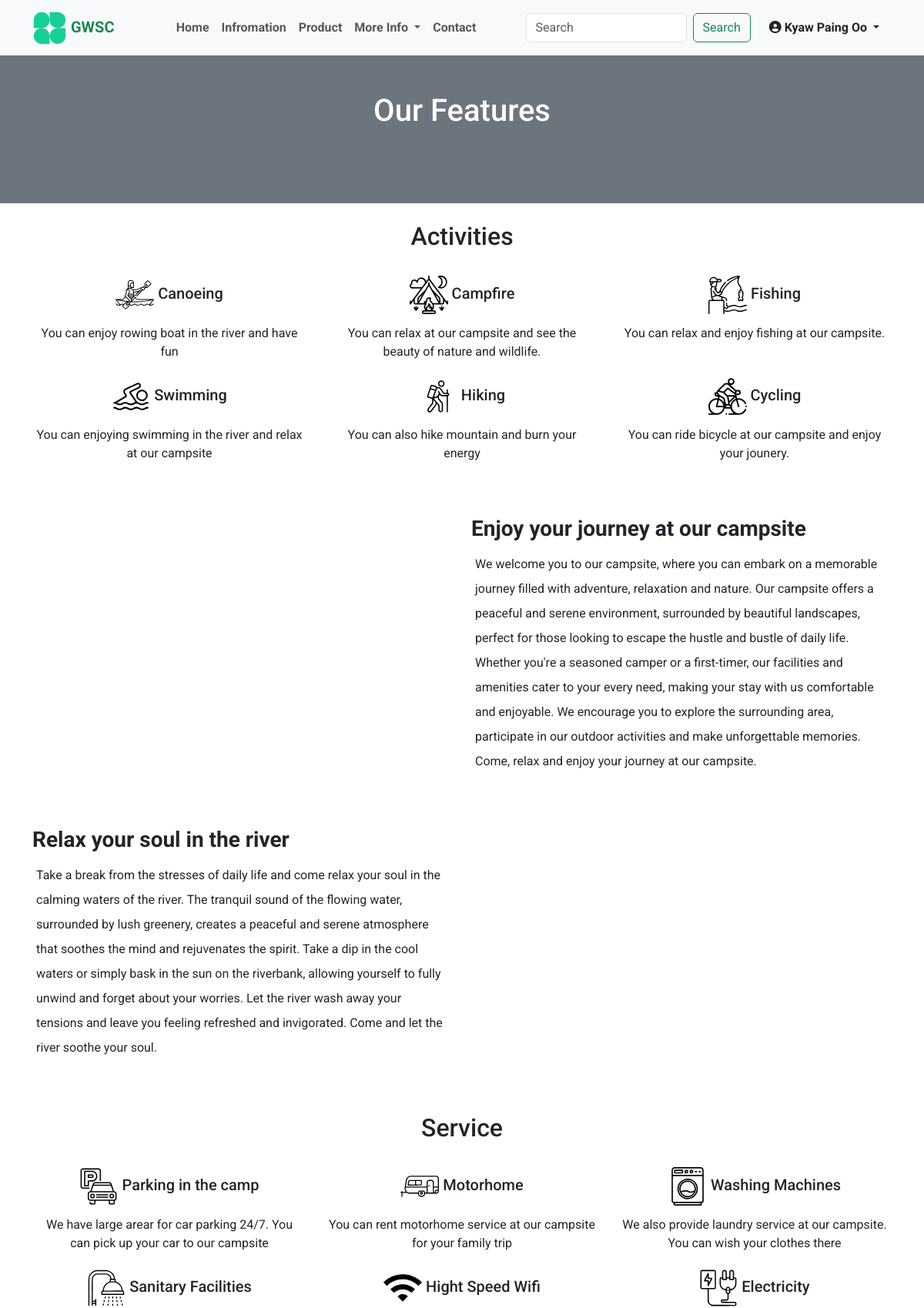
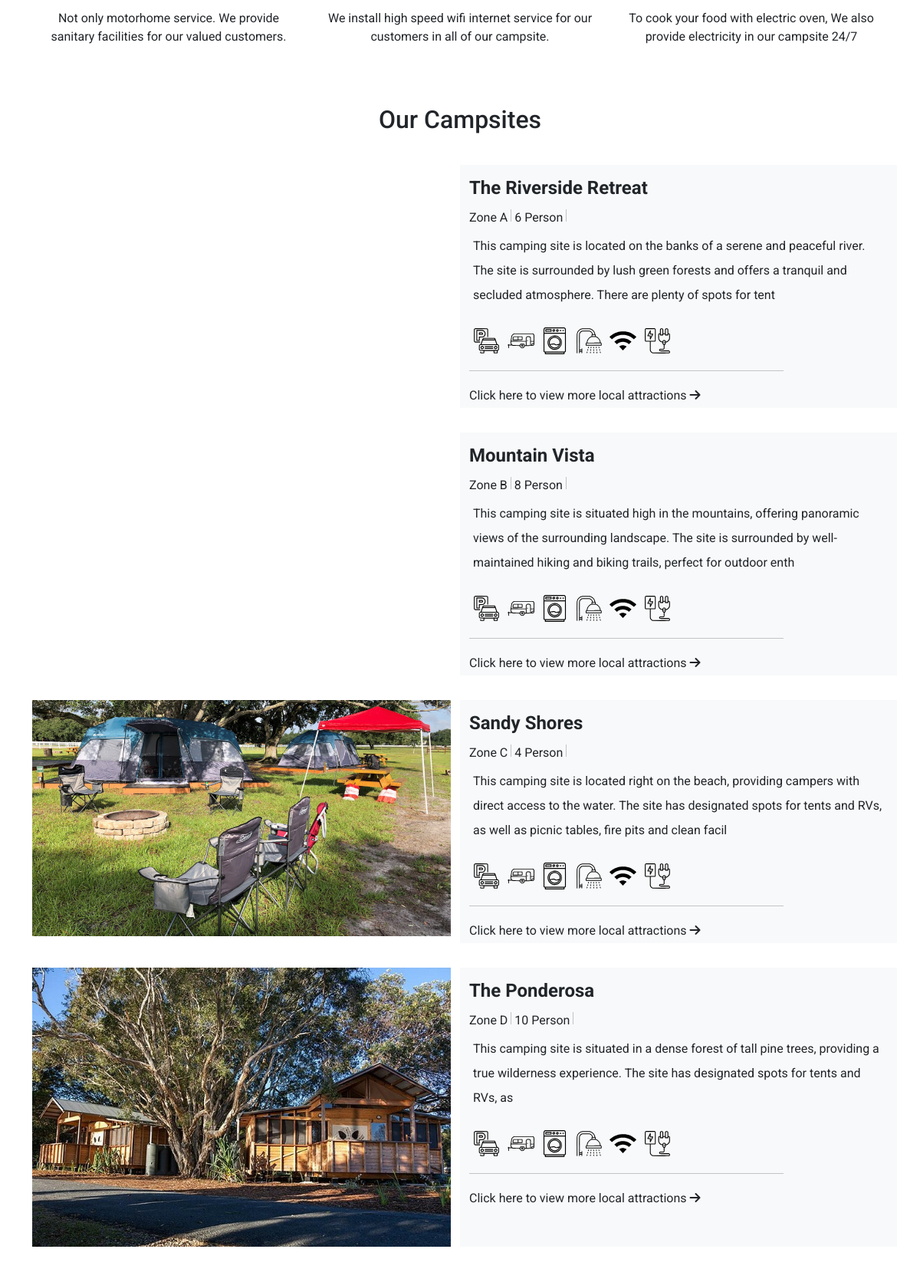
The app's page /feature.php (signed in, upper part) with its own data (2 pictures, top to bottom).
### tables this page shows
CREATE TABLE `campsite` (
  `id` int NOT NULL,
  `image` varchar(255) NOT NULL,
  `name` varchar(255) NOT NULL,
  `zone` varchar(255) NOT NULL,
  `guest` varchar(255) NOT NULL,
  `description` text NOT NULL,
  `price` varchar(255) NOT NULL
);

### feature.php (the view, shortened to what this page needs)
<?php
    require_once('header.php');
    require_once('db/dbconfig.php');
    $campsite = $pdo_conn->prepare("SELECT campsite. * FROM campsite ORDER BY  campsite.id ASC");
    $campsite->execute();
    $campsite_result = $campsite->fetchAll();
?>
    <section class="feature-header bg-secondary f-400">
        <h1 class="text-center py-5">Our Features</h1>
    </section>
    <section class="f-400">
        <div class="container my-4">
        <div class="row my-2">
                <h2 class="text-center">Activities</h2>
            </div>
            <div class="row my-4">
                <div class="col-md-4 text-center">
                    <h5>
                    <img src="images/kayaking.svg" width="50px" height="50px" alt="">
                    Canoeing</h5>
                    <p>
                    You can enjoy rowing boat in the river and have fun
                    </p>
                </div>
                <div class="col-md-4 text-center">
                    <h5>
                    <img src="images/tent-_1_.svg" width="50px" height="50px" alt="">
                    Campfire</h5>
                    <p>
                    You can relax at our campsite and see the beauty of nature and wildlife.
                    </p>
                </div>
                <div class="col-md-4 text-center">
                    <h5>
                    <img src="images/fisherman.svg" width="50px" height="50px" alt="">
                    Fishing</h5>
                    <p>
                    You can relax and enjoy fishing at our campsite.
                    </p>
                </div>
                <div class="col-md-4 text-center">
                    <h5>
                    <img src="images/swimming.svg" width="50px" height="50px" alt="">
                    Swimming</h5>
                    <p>
                    You can enjoying swimming in the river and relax at our campsite
                    </p>
                </div>
                <div class="col-md-4 text-center">
                    <h5>
                    <img src="images/hiking.svg" width="50px" height="50px" alt="">
                    Hiking</h5>
                    <p>
                    You can also hike mountain and burn your energy
                    </p>
                </div>
                <div class="col-md-4 text-center">
                    <h5>
                    <img src="images/bicycle.svg" width="50px" height="50px" alt="">
                    Cycling </h5>
                    <p>
                    You can ride bicycle at our campsite and enjoy your jounery.
                    </p>
                </div>
            </div>
        </div>
    </section>
    <section class="f-400">
        <div class="container my-4">
            <div class="row py-4">
                <div class="col-md-6">
                </div>
                <div class="col-md-6">
                    <h3 class="fw-bold">Enjoy your journey at our campsite</h3>
                    <p class="lh-lg">We welcome you to our campsite, where you can embark on a memorable journey filled with adventure, relaxation and nature. Our campsite offers a peaceful and serene environment, surrounded by beautiful landscapes, perfect for those looking to escape the hustle and bustle of daily life. Whether you're a seasoned camper or a first-timer, our facilities and amenities cater to your every need, making your stay with us comfortable and enjoyable. We encourage you to explore the surrounding area, participate in our outdoor activities and make unforgettable memories. Come, relax and enjoy your journey at our campsite.</p>
                </div>
            </div>
            <div class="row py-4">
                <div class="col-md-6">
                    <h3 class="fw-bold">Relax your soul in the river</h3>
                    <p class="lh-lg">Take a break from the stresses of daily life and come relax your soul in the calming waters of the river. The tranquil sound of the flowing water, surrounded by lush greenery, creates a peaceful and serene atmosphere that soothes the mind and rejuvenates the spirit. Take a dip in the cool waters or simply bask in the sun on the riverbank, allowing yourself to fully unwind and forget about your worries. Let the river wash away your tensions and leave you feeling refreshed and invigorated. Come and let the river soothe your soul.</p>
                </div>
                <div class="col-md-6">
                </div>
            </div>
        </div>
    </section>
    <section class="f-400">
        <div class="container my-4">
        <div class="row my-2">
                <h2 class="text-center">Service</h2>
            </div>
            <div class="row my-4">
                <div class="col-md-4 text-center">
                    <h5>
                    <img src="images/parking.svg" width="50px" height="50px" alt="">
                    Parking in the camp</h5>
                    <p>
                    We have large arear for car parking 24/7. You can pick up your car to our campsite
                    </p>
                </div>
                <div class="col-md-4 text-center">
                    <h5>
                    <img src="images/caravan.svg" width="50px" height="50px" alt="">
                    Motorhome</h5>
                    <p>
                    You can rent motorhome service at our campsite for your family trip
                    </p>
                </div>
                <div class="col-md-4 text-center">
                    <h5>
                    <img src="images/washing-machine.svg" width="50px" height="50px" alt="">
                    Washing Machines</h5>
                    <p>
                    We also provide laundry service at our campsite. You can wish your clothes there
                    </p>
                </div>
                <div class="col-md-4 text-center">
                    <h5>
                    <img src="images/shower.svg" width="50px" height="50px" alt="">
                    Sanitary Facilities</h5>
                    <p>
                    Not only motorhome service. We provide sanitary facilities for our valued customers.
                    </p>
                </div>
                <div class="col-md-4 text-center">
                    <h5>
                    <img src="images/wifi.svg" width="50px" height="50px" alt="">
                    Hight Speed Wifi</h5>
                    <p>
                    We install high speed wifi internet service for our customers in all of our campsite.
                    </p>
                </div>
                <div class="col-md-4 text-center">
                    <h5>
                    <img src="images/electric-_1_.svg" width="50px" height="50px" alt="">
                    Electricity </h5>
                    <p>
                    To cook your food with electric oven, We also provide electricity in our campsite 24/7
                    </p>
                </div>
            </div>
        </div>
    </section>
    <section class="f-400">
        <div class="container py-3 ">
            <div class="row py-3">
                <div class="col-md-12">
                    <h2 class="text-center">Our Campsites</h2>
                </div>
            </div>
            <?php
                if(!empty($campsite_result)){
                    foreach($campsite_result as $row){
            ?>
            <div class="row py-3">
                <div class="col-md-6">
                    <img src="images/<?php echo $row['image']; ?>" class="img-fluid w-100" alt="">
                </div>
                <div class="col-md-6 pt-3 lh-lg bg-light bg-gardient">
                    <h4 class="fw-bold"><?php echo $row['name']; ?></h4>
                    <figcaption><?php echo $row['zone']; ?> <div class="vr"></div> <?php echo $row['guest']; ?> Person <div class="vr">
                    </figcaption>
                    <p class="lh-lg">
                    <?php echo substr($row['description'],0,200); ?>
                    </p>
                    <p class="font-monospace">
                    <img src="images/parking.svg"  width="35px" height="35px" alt="">
                    <img src="images/caravan.svg" width="35px" height="35px" alt="">
                    <img src="images/washing-machine.svg" width="35px" height="35px" alt="">
                    <img src="images/shower.svg" width="35px" height="35px" alt="">
                    <img src="images/wifi.svg" width="35px" height="35px" alt="">
                    <img src="images/electric-_1_.svg" width="35px" height="35px" alt="">
                    </p>
                    <hr class="divider w-75">
                    <a href="" class="text-dark text-end text-decoration-none hvr-forward">Click here to view more local attractions
                    <i class="fa-solid fa-arrow-right"></i></a>
                </div>
            </div>
            <?php
                    }
                }
            ?>
        </div>
    </section>
    <section class="f-400">
        <div class="container">
            <div class="row py-3">
            </div>
        </div>
    </section>
<?php
    require_once('footer.php');
?>

### css/style.css (style rules this page uses)
body { font-family: "Roboto", sans-serif; }
.f-400 { font-family: "Roboto", sans-serif !important; font-weight: 400; }
section.feature-header { color: white; height: 12rem; }
section.local_header h1, p { padding: 5px; }

### records on screen
campsite: name "The Riverside Retreat", zone "Zone A", guest "6", description "This camping site is located on the banks of a serene and peaceful river. The site is surrounded by lush green forests and offers a tranquil and secluded atmosphere. There are plenty of spots for tent"
campsite: name "Mountain Vista", zone "Zone B", guest "8", description "This camping site is situated high in the mountains, offering panoramic views of the surrounding landscape. The site is surrounded by well-maintained hiking and biking trails, perfect for outdoor enth"
campsite: image (picture), name "Sandy Shores", zone "Zone C", guest "4", description "This camping site is located right on the beach, providing campers with direct access to the water. The site has designated spots for tents and RVs, as well as picnic tables, fire pits and clean facil"
campsite: image (picture), name "The Ponderosa", zone "Zone D", guest "10", description "This camping site is situated in a dense forest of tall pine trees, providing a true wilderness experience. The site has designated spots for tents and RVs, as"

### other values on screen
$_SESSION['name'] "Kyaw Paing Oo"
